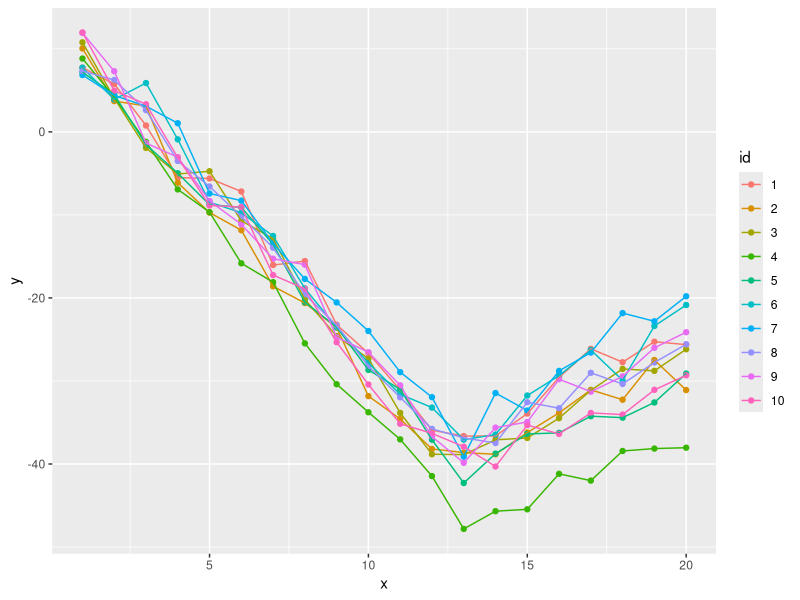
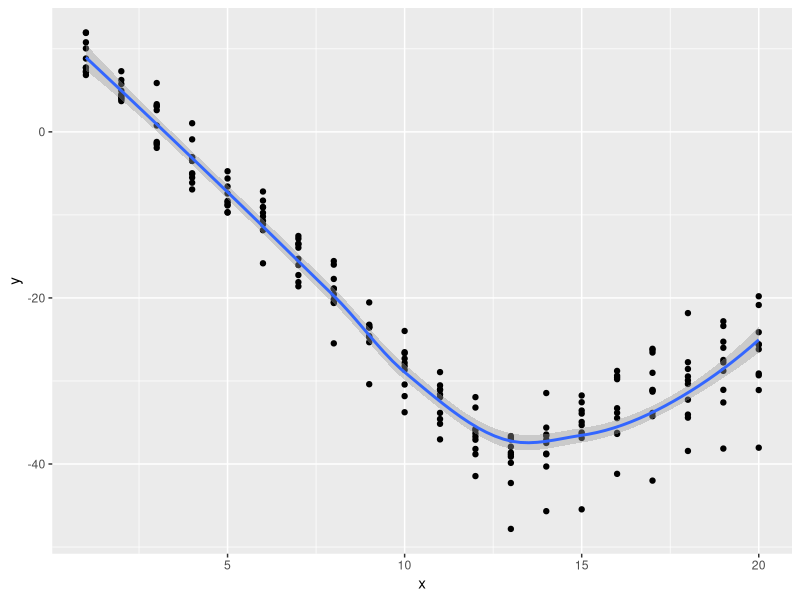

Source code (R) for these figures, in order: (Note: this script raises an error after producing the figures.)
## ---- chunk 1
knitr::opts_chunk$set(echo = TRUE)
## ---- chunk 2
n <- 20
g <- 10
x <- rep(1:n, g)
id <- rep(1:g, each = n)
x2 <- ifelse((x - 13) > 0, (x - 13), 0)
set.seed(2)
x3 <- runif(n = n * g)
r <- rnorm(length(x), sd = 0.8)
z0 <- rnorm(g, sd = 0.5)
z1 <- rnorm(g, sd = 0.2)
y <- (10 + z0[id]) + (-4 + z1[id])*x + 05*x3 + (6 + z1[id])*x2 + r 
d <- data.frame(id = factor(id), y, x, x3)
## ---- chunk 3
library(ggplot2)
ggplot(d) +
  aes(x, y, color = id, group = id) +
  geom_point() +
  geom_line()
## ---- chunk 4
ggplot(d) +
  aes(x, y) +
  geom_point() +
  geom_smooth()
## ---- chunk 5
library(lme4)
library(splines)
m1 <- lmer(y ~ ns(x, df = 3) + x3 + (x|id), data = d)
## ---- chunk 6
summary(m1, corr = FALSE)
## ---- chunk 7
library(ggeffects)
eff <- ggpredict(m1, "x[all]")
plot(eff, add.data = TRUE)
## ---- chunk 8
library(segmented)
library(nlme)
m2 <- lme(y ~ x, random = ~ 1|id, data = d)
sm1 <- segmented.default(m2, seg.Z = ~ x, npsi = 1) 
## ---- chunk 9
fixef(sm1)
## ---- chunk 10
confint.segmented(sm1, "x", .coef=fixef(sm1))
## ---- chunk 11
plot.segmented(sm1, "x", .coef=fixef(sm1), conf.level=.95)
